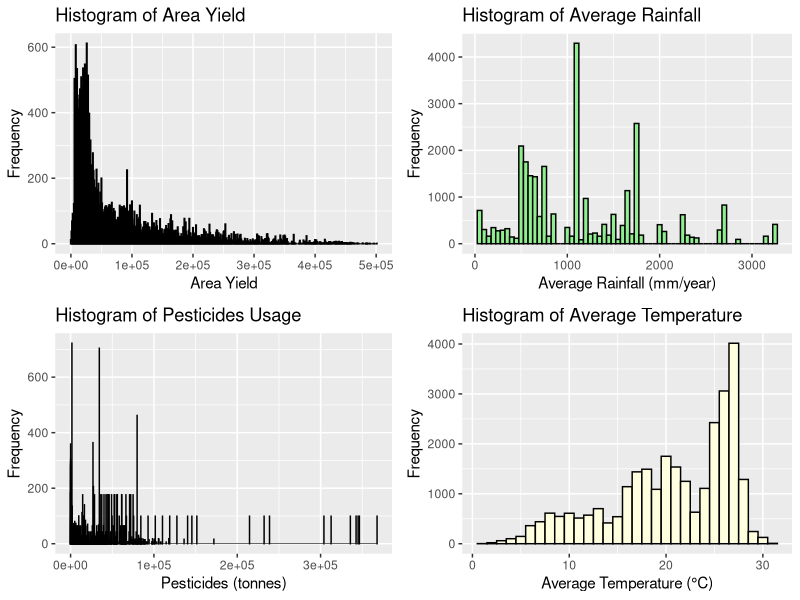
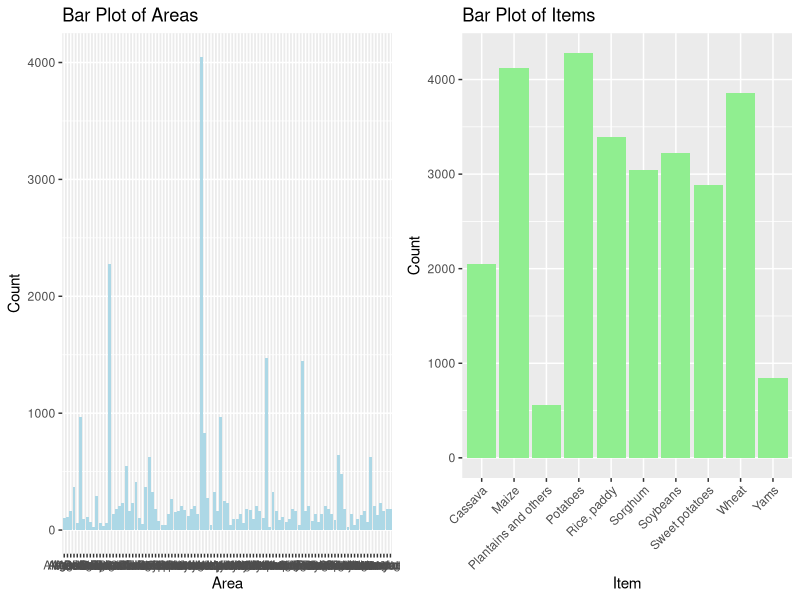

These charts were generated, in order, by the following R code:
# Load dataset
crop_data <- read.csv("data/yield_df.csv", colClasses = c(
  id = "integer",
  Area = "factor",
  Item = "factor",
  Year = "integer",
  area_yield = "integer",
  average_rain_fall_mm_per_year = "integer",
  pesticides_tonnes = "numeric",
  avg_temp = "numeric"
))

# Display the structure of the dataset
str(crop_data)

# View the first few rows of the dataset
head(crop_data)

# View the dataset in a separate viewer window
View(crop_data)

# Calculate frequency of each category in 'Area' column
area_freq <- table(crop_data$Area)
print(area_freq)

# Calculate frequency of each category in 'Item' column
item_freq <- table(crop_data$Item)
print(item_freq)

# Summary statistics for 'area_yield' column
summary(crop_data$area_yield)

# Summary statistics for 'average_rain_fall_mm_per_year' column
summary(crop_data$average_rain_fall_mm_per_year)

# Summary statistics for 'pesticides_tonnes' column
summary(crop_data$pesticides_tonnes)

# Summary statistics for 'avg_temp' column
summary(crop_data$avg_temp)

# Define a function to calculate mode
Mode <- function(x) {
  ux <- unique(x)
  ux[which.max(tabulate(match(x, ux)))]
}

# Calculate mean, median, and mode for numerical variables

# Mean, median, and mode for 'area_yield' column
mean_area_yield <- mean(crop_data$area_yield)
median_area_yield <- median(crop_data$area_yield)
mode_area_yield <- Mode(crop_data$area_yield)

# Mean, median, and mode for 'average_rain_fall_mm_per_year' column
mean_rainfall <- mean(crop_data$average_rain_fall_mm_per_year)
median_rainfall <- median(crop_data$average_rain_fall_mm_per_year)
mode_rainfall <- Mode(crop_data$average_rain_fall_mm_per_year)

# Mean, median, and mode for 'pesticides_tonnes' column
mean_pesticides <- mean(crop_data$pesticides_tonnes)
median_pesticides <- median(crop_data$pesticides_tonnes)
mode_pesticides <- Mode(crop_data$pesticides_tonnes)

# Mean, median, and mode for 'avg_temp' column
mean_temp <- mean(crop_data$avg_temp)
median_temp <- median(crop_data$avg_temp)
mode_temp <- Mode(crop_data$avg_temp)

# Print results
cat("Mean, Median, and Mode for 'area_yield' column:\n")
cat("Mean:", mean_area_yield, "Median:", median_area_yield, "Mode:", mode_area_yield, "\n\n")

cat("Mean, Median, and Mode for 'average_rain_fall_mm_per_year' column:\n")
cat("Mean:", mean_rainfall, "Median:", median_rainfall, "Mode:", mode_rainfall, "\n\n")

cat("Mean, Median, and Mode for 'pesticides_tonnes' column:\n")
cat("Mean:", mean_pesticides, "Median:", median_pesticides, "Mode:", mode_pesticides, "\n\n")

cat("Mean, Median, and Mode for 'avg_temp' column:\n")
cat("Mean:", mean_temp, "Median:", median_temp, "Mode:", mode_temp, "\n\n")

# Load required library for skewness and kurtosis calculation
library(e1071)

# Calculate measures of distribution for numerical variables

# Variance and standard deviation for 'area_yield' column
var_area_yield <- var(crop_data$area_yield)
sd_area_yield <- sd(crop_data$area_yield)

# Variance and standard deviation for 'average_rain_fall_mm_per_year' column
var_rainfall <- var(crop_data$average_rain_fall_mm_per_year)
sd_rainfall <- sd(crop_data$average_rain_fall_mm_per_year)

# Variance and standard deviation for 'pesticides_tonnes' column
var_pesticides <- var(crop_data$pesticides_tonnes)
sd_pesticides <- sd(crop_data$pesticides_tonnes)

# Variance and standard deviation for 'avg_temp' column
var_temp <- var(crop_data$avg_temp)
sd_temp <- sd(crop_data$avg_temp)

# Skewness and kurtosis for 'area_yield' column
skew_area_yield <- skewness(crop_data$area_yield)
kurt_area_yield <- kurtosis(crop_data$area_yield)

# Skewness and kurtosis for 'average_rain_fall_mm_per_year' column
skew_rainfall <- skewness(crop_data$average_rain_fall_mm_per_year)
kurt_rainfall <- kurtosis(crop_data$average_rain_fall_mm_per_year)

# Skewness and kurtosis for 'pesticides_tonnes' column
skew_pesticides <- skewness(crop_data$pesticides_tonnes)
kurt_pesticides <- kurtosis(crop_data$pesticides_tonnes)

# Skewness and kurtosis for 'avg_temp' column
skew_temp <- skewness(crop_data$avg_temp)
kurt_temp <- kurtosis(crop_data$avg_temp)

# Print results
cat("Measures of Distribution for 'area_yield' column:\n")
cat("Variance:", var_area_yield, "Standard Deviation:", sd_area_yield, "Skewness:", skew_area_yield, "Kurtosis:", kurt_area_yield, "\n\n")

cat("Measures of Distribution for 'average_rain_fall_mm_per_year' column:\n")
cat("Variance:", var_rainfall, "Standard Deviation:", sd_rainfall, "Skewness:", skew_rainfall, "Kurtosis:", kurt_rainfall, "\n\n")

cat("Measures of Distribution for 'pesticides_tonnes' column:\n")
cat("Variance:", var_pesticides, "Standard Deviation:", sd_pesticides, "Skewness:", skew_pesticides, "Kurtosis:", kurt_pesticides, "\n\n")

cat("Measures of Distribution for 'avg_temp' column:\n")
cat("Variance:", var_temp, "Standard Deviation:", sd_temp, "Skewness:", skew_temp, "Kurtosis:", kurt_temp, "\n\n")

# Calculate Pearson correlation coefficients between numerical variables
correlation_matrix <- cor(crop_data[, c("area_yield", "average_rain_fall_mm_per_year", "pesticides_tonnes", "avg_temp")])
print(correlation_matrix)

# Create contingency table for categorical variables 'Area' and 'Item'
contingency_table <- table(crop_data$Area, crop_data$Item)
print(contingency_table)

# Perform chi-square test of independence
chi_square_test <- chisq.test(contingency_table)
print(chi_square_test)

# Load required library for ANOVA
library(stats)

# Perform ANOVA for numerical variable 'area_yield' across different levels of 'Item' (crop type)
anova_result <- aov(area_yield ~ Item, data = crop_data)
print(summary(anova_result))

# Load required libraries for plotting
library(ggplot2)
library(gridExtra)

# Univariate plots for numerical variables

# Histogram for 'area_yield'
hist_area_yield <- ggplot(crop_data, aes(x = area_yield)) +
  geom_histogram(binwidth = 1000, fill = "skyblue", color = "black") +
  labs(title = "Histogram of Area Yield",
       x = "Area Yield",
       y = "Frequency")

# Histogram for 'average_rain_fall_mm_per_year'
hist_rainfall <- ggplot(crop_data, aes(x = average_rain_fall_mm_per_year)) +
  geom_histogram(binwidth = 50, fill = "lightgreen", color = "black") +
  labs(title = "Histogram of Average Rainfall",
       x = "Average Rainfall (mm/year)",
       y = "Frequency")

# Histogram for 'pesticides_tonnes'
hist_pesticides <- ggplot(crop_data, aes(x = pesticides_tonnes)) +
  geom_histogram(binwidth = 10, fill = "lightcoral", color = "black") +
  labs(title = "Histogram of Pesticides Usage",
       x = "Pesticides (tonnes)",
       y = "Frequency")

# Histogram for 'avg_temp'
hist_temp <- ggplot(crop_data, aes(x = avg_temp)) +
  geom_histogram(binwidth = 1, fill = "lightyellow", color = "black") +
  labs(title = "Histogram of Average Temperature",
       x = "Average Temperature (°C)",
       y = "Frequency")

# Combine histograms into a single plot grid
histogram_grid <- grid.arrange(hist_area_yield, hist_rainfall, hist_pesticides, hist_temp, ncol = 2)

# Univariate plots for categorical variables

# Bar plot for 'Area'
bar_area <- ggplot(crop_data, aes(x = Area)) +
  geom_bar(fill = "lightblue") +
  labs(title = "Bar Plot of Areas",
       x = "Area",
       y = "Count")

# Bar plot for 'Item'
bar_item <- ggplot(crop_data, aes(x = Item)) +
  geom_bar(fill = "lightgreen") +
  labs(title = "Bar Plot of Items",
       x = "Item",
       y = "Count") +
  theme(axis.text.x = element_text(angle = 45, hjust = 1))  # Rotate x-axis labels for better visibility

# Combine bar plots into a single plot grid
barplot_grid <- grid.arrange(bar_area, bar_item, ncol = 2)




